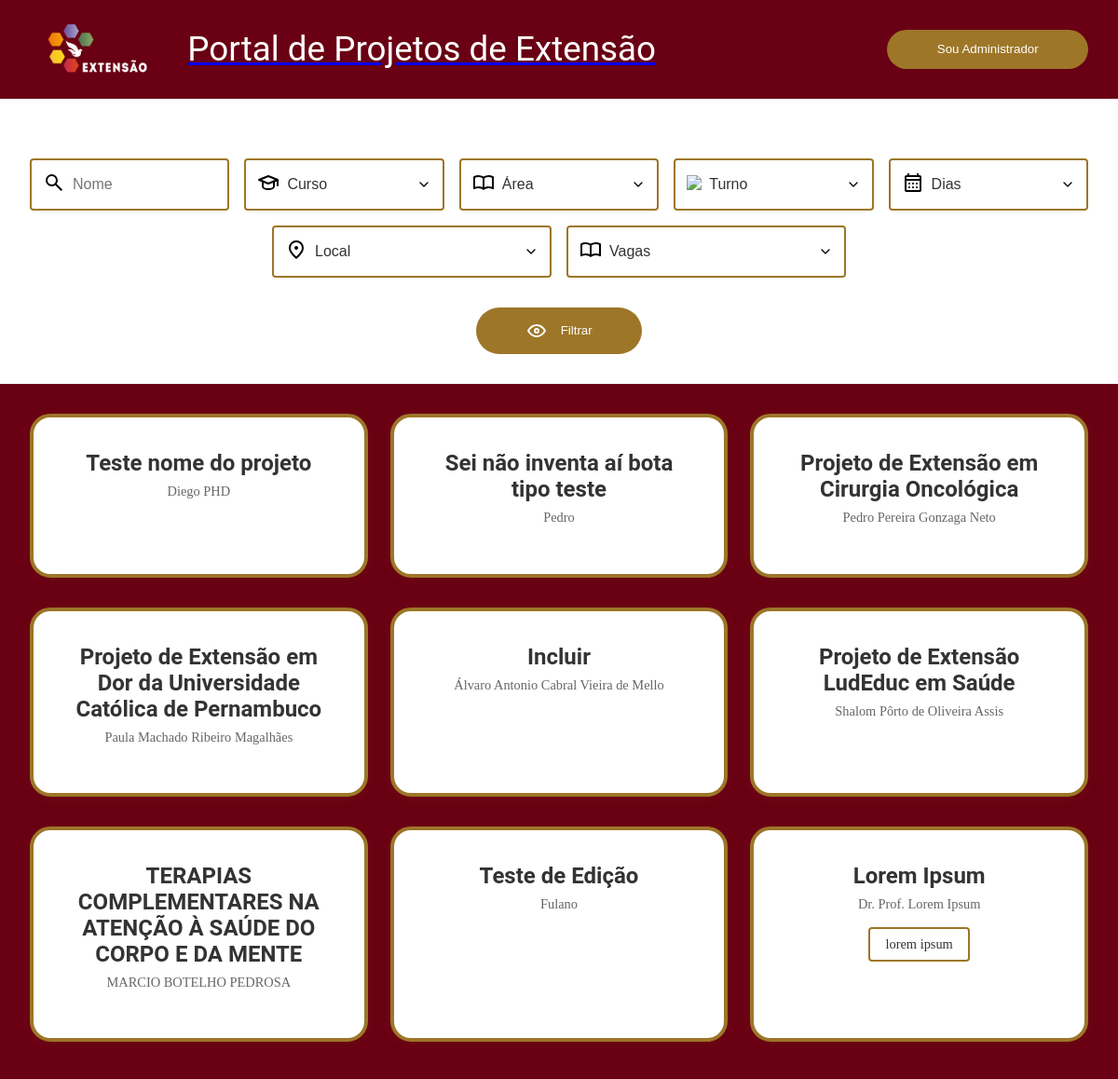
The page /admin on the database as committed earlier.
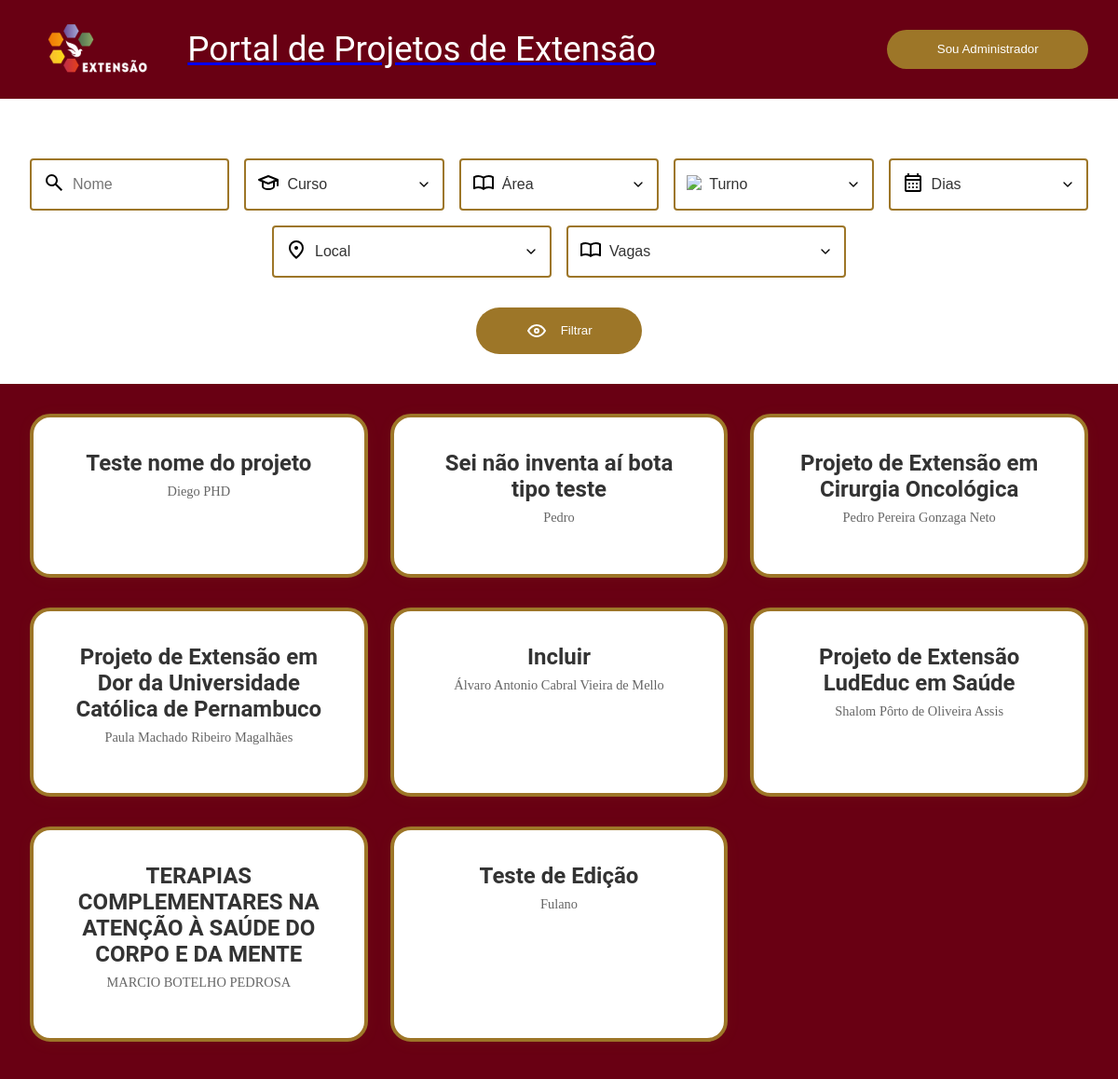
The same page on the database as committed later.
### portalExtensaoUnicap_app/models.py (models this page shows, shortened)
class projeto(models.Model):
    id=models.BigAutoField(primary_key=True)
    identificacao_unica=models.TextField(max_length=9, blank=False, null=False)
    titulo=models.TextField(max_length=300, blank=False, null=False)
    proposta=models.TextField(max_length=3000, blank=False, null=False)
    curso=models.TextField(max_length=150, blank=False, null=False)
    coordenador=models.TextField(max_length=150, blank=False, null=False)
    ch_total=models.IntegerField(blank=False, null=False)
    ch_semanal_docente=models.IntegerField(blank=False, null=False)
    ch_semanal_estudante=models.IntegerField(blank=False, null=False)
    data_inicio=models.DateField(auto_now=False, auto_now_add=False)
    data_termino=models.DateField(auto_now=False, auto_now_add=False)
    instagram=models.TextField(blank=True)
    contato=models.TextField(blank=False)
    formulario=models.TextField(blank=True)
    aceitando=models.BooleanField(default=True)

class areas(models.Model):
    id_projeto = models.ForeignKey(projeto, on_delete=models.CASCADE, related_name='areas')
    area = models.TextField(max_length=150, blank=False, null=False)

### portalExtensaoUnicap_app/views.py (the view)
# urls.py: path('admin', views.AdminPageView, name='admin'),
def AdminPageView(request):
    projetos = projeto.objects.all()
    cursos = projeto.objects.values_list('curso', flat=True).distinct()
    curso_filter = request.GET.get('curso')
    if curso_filter:
        projetos = projetos.filter(curso=curso_filter)
    return render(request, 'admin-cards.html', {
        'current_page': 'public-cards',
        'portalExtensaoUnicap_app_projetos': projetos,
        'cursos': cursos,
    })

### portalExtensaoUnicap_app/templates/admin-cards.html (shortened to what this page needs)
{% extends 'admin-base.html' %}
{% load static %}
{% block projetos %}
<div id="project-grid" class="projects-grid">
    {% for projeto in portalExtensaoUnicap_app_projetos %}
    <a href="{% url 'project' projeto.id %}" class="project-card">
        <h2>{{ projeto.titulo }}</h2>
        <p class="professor">{{ projeto.coordenador }}</p>
        <div class="tags">
            {% for area in projeto.areas.all %}
            <span class="tag">{{ area.area }}</span>
            {% endfor %}
        </div>
    </a>
    {% empty %}
    <p style="text-align: center;">Nenhum projeto cadastrado ainda.</p>
    {% endfor %}
</div>
{% endblock %}

Rows that differ between the two databases and show on the page:
removed projeto: titulo "Lorem Ipsum", coordenador "Dr. Prof. Lorem Ipsum"
removed areas: area "lorem ipsum"
